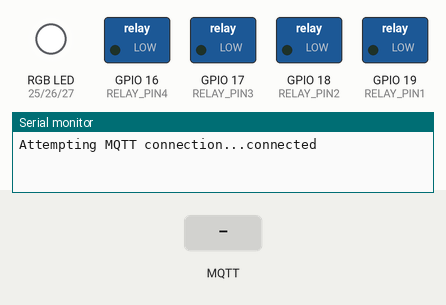
The program below on a simulated ESP32. Parts: switched loads named in the program (green lamp = pin HIGH), an RGB LED mixed from three pins (HIGH = lit), the last lines printed to the serial monitor. The inputs (shaded band) are chosen by the test bench. No MQTT or app messages arrive unless stated.

Above: at 1.3 s.
1.4 s: MQTT message "ON" arrives on the first subscribed topic
At 2.7 s:
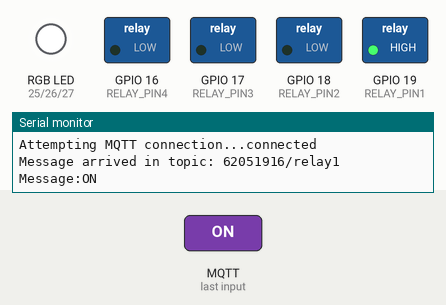
3.0 s: MQTT message "ON" arrives on the second subscribed topic
At 3.9 s:
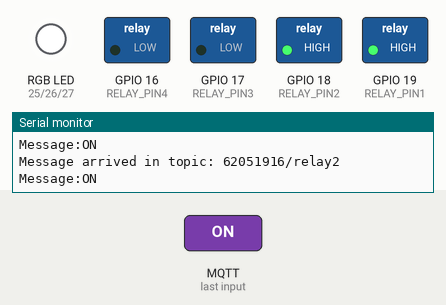
4.5 s: MQTT message "1" arrives on the first subscribed topic
At 5.1 s:
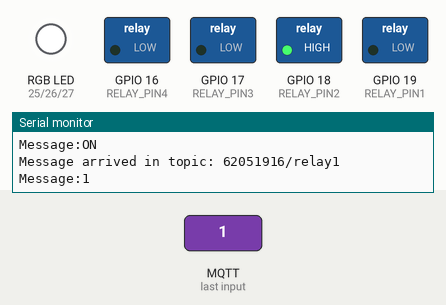
6.0 s: MQTT message "ON" arrives on the third subscribed topic
At 7.2 s:
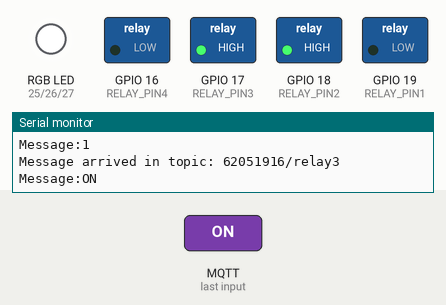
7.5 s: MQTT message "on" arrives on the second subscribed topic
At 8.6 s:
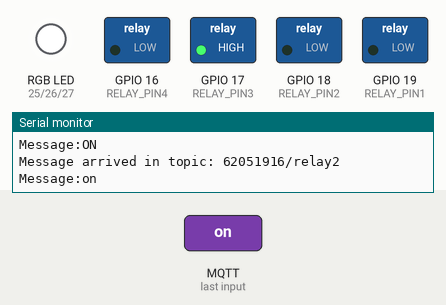
9.0 s: MQTT message "1" arrives on the third subscribed topic
At 9.8 s:
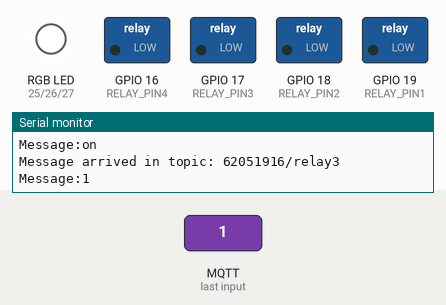
Timing chart, 0 to 11.5 s (numbered marks = the images above; inputs shaded):
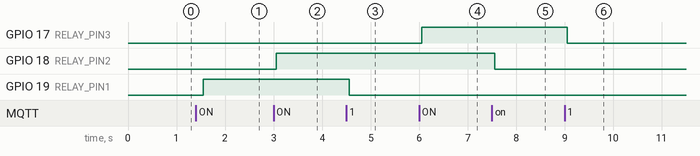

Measured:
- after the input at 1.4 s, GPIO 19 (RELAY_PIN1): LOW → HIGH after 0.15 s
- after the input at 3.0 s, GPIO 18 (RELAY_PIN2): LOW → HIGH after 0.05 s
- after the input at 4.5 s, GPIO 19 (RELAY_PIN1): HIGH → LOW after 0.06 s
- after the input at 6.0 s, GPIO 17 (RELAY_PIN3): LOW → HIGH after 0.06 s
- after the input at 7.5 s, GPIO 18 (RELAY_PIN2): HIGH → LOW after 0.06 s
- after the input at 9.0 s, GPIO 17 (RELAY_PIN3): HIGH → LOW after 0.06 s

The program:

main.cpp
```cpp
#include <Arduino.h>
#include <WiFi.h>
#include <PubSubClient.h>
#include <DHT.h>

#define DHTPIN 14
#define DHTTYPE DHT22

DHT dht(DHTPIN, DHTTYPE);

// put your WiFi credentials here:
#define WIFI_NAME "Wokwi-GUEST"
#define WIFI_PASS ""

// put your MQTT credentials here:
#define MQTT_SERVER "broker.emqx.io"
#define MQTT_PORT 1883
#define MQTT_CLIENT_ID "62051916"

#define MQTT_TOPIC_RELAY_1 "62051916/relay1"
#define MQTT_TOPIC_RELAY_2 "62051916/relay2"
#define MQTT_TOPIC_RELAY_3 "62051916/relay3"
#define MQTT_TOPIC_RELAY_4 "62051916/relay4"

// RGB PIN
#define RED_PIN 25
#define GREEN_PIN 26
#define BLUE_PIN 27

// Relay PIN
#define RELAY_PIN1 19
#define RELAY_PIN2 18
#define RELAY_PIN3 17
#define RELAY_PIN4 16

#define MQTT_TEST_TOPIC "62051919/test"

WiFiClient wifiClient;
PubSubClient mqtt(wifiClient);

// function to connect and reconnect as necessary to the MQTT server
void connectWiFi();
void connectMQTT();
void callback(char *topic, byte *payload, unsigned int length);
float getTemperature();
float getHumidity();
void setRGB(int red, int green, int blue);
void turnOnRelay(int relay);
void turnOffRelay(int relay);
void setPin();

void setup()
{
  Serial.begin(115200);
  setPin();

  // connect to MQTT
  mqtt.setServer("broker.emqx.io", 1883);
  mqtt.setCallback(callback);

  // intialize DHT sensor
  dht.begin();
}

void loop()
{
  connectMQTT();
  delay(500);
}

void connectMQTT()
{
  while (!mqtt.connected())
  {
    Serial.print("Attempting MQTT connection...");
    if (mqtt.connect(MQTT_CLIENT_ID))
    {
      Serial.println("connected");
      mqtt.publish(MQTT_TEST_TOPIC, "hello world");

      // subscribe to topics
      mqtt.subscribe(MQTT_TOPIC_RELAY_1);
      mqtt.subscribe(MQTT_TOPIC_RELAY_2);
      mqtt.subscribe(MQTT_TOPIC_RELAY_3);
      mqtt.subscribe(MQTT_TOPIC_RELAY_4);
    }
    else
    {
      Serial.print("MQTT Connection Fail, rc= ");
      Serial.print(mqtt.state());
      Serial.println(" try again in 5 seconds");
      delay(5000);
    }
  }
  mqtt.loop();
}

void callback(char *topic, byte *payload, unsigned int length)
{
  payload[length] = '\0';
  String top_str, payload_str;
  top_str = topic;
  payload_str = (char *)payload;
  Serial.print("Message arrived in topic: ");
  Serial.println(topic);
  Serial.print("Message:");
  Serial.println(payload_str);

  if (top_str == MQTT_TOPIC_RELAY_1)
  {
    if (payload_str == "ON")
    {
      turnOnRelay(1);
    }
    else
    {
      turnOffRelay(1);
    }
  }
  else if (top_str == MQTT_TOPIC_RELAY_2)
  {
    if (payload_str == "ON")
    {
      turnOnRelay(2);
    }
    else
    {
      turnOffRelay(2);
    }
  }
  else if (top_str == MQTT_TOPIC_RELAY_3)
  {
    if (payload_str == "ON")
    {
      turnOnRelay(3);
    }
    else
    {
      turnOffRelay(3);
    }
  }
  else if (top_str == MQTT_TOPIC_RELAY_4)
  {
    if (payload_str == "ON")
    {
      turnOnRelay(4);
    }
    else
    {
      turnOffRelay(4);
    }
  }
}

float getTemperature()
{
  return dht.readTemperature();
}

float getHumidity()
{
  return dht.readHumidity();
}

void setRGB(int red, int green, int blue)
{
  // active LOW
  digitalWrite(RED_PIN, !red);
  digitalWrite(GREEN_PIN, !green);
  digitalWrite(BLUE_PIN, !blue);
}

void turnOnRelay(int relay)
{
  switch (relay)
  {
  case 1:
    digitalWrite(RELAY_PIN1, HIGH);
    break;
  case 2:
    digitalWrite(RELAY_PIN2, HIGH);
    break;
  case 3:
    digitalWrite(RELAY_PIN3, HIGH);
    break;
  case 4:
    digitalWrite(RELAY_PIN4, HIGH);
    break;
  default:
    break;
  }
}

void turnOffRelay(int relay)
{
  switch (relay)
  {
  case 1:
    digitalWrite(RELAY_PIN1, LOW);
    break;
  case 2:
    digitalWrite(RELAY_PIN2, LOW);
    break;
  case 3:
    digitalWrite(RELAY_PIN3, LOW);
    break;
  case 4:
    digitalWrite(RELAY_PIN4, LOW);
    break;
  default:
    break;
  }
}

void setPin()
{
  // RGB LED
  pinMode(RED_PIN, OUTPUT);
  pinMode(GREEN_PIN, OUTPUT);
  pinMode(BLUE_PIN, OUTPUT);

  // turn off all LED
  digitalWrite(RED_PIN, HIGH);
  digitalWrite(GREEN_PIN, HIGH);
  digitalWrite(BLUE_PIN, HIGH);

  // Relay
  pinMode(RELAY_PIN1, OUTPUT);
  pinMode(RELAY_PIN2, OUTPUT);
  pinMode(RELAY_PIN3, OUTPUT);
  pinMode(RELAY_PIN4, OUTPUT);
  // turn off all relay
  digitalWrite(RELAY_PIN1, LOW);
  digitalWrite(RELAY_PIN2, LOW);
  digitalWrite(RELAY_PIN3, LOW);
  digitalWrite(RELAY_PIN4, LOW);
}

void connectWiFi()
{
  // connect to WiFi
  Serial.println("Connecting to WiFi: " + String(WIFI_NAME));
  WiFi.begin(WIFI_NAME, WIFI_PASS);
  while (WiFi.status() != WL_CONNECTED)
  {
    delay(500);
    Serial.print(".");
  }
  Serial.println("Connected to WiFi");
  Serial.println("IP address: " + WiFi.localIP().toString());
}
```
